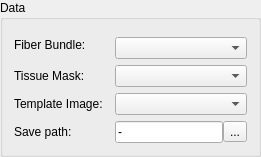
        <widget class="QGroupBox" name="groupBox_2">
         <property name="title">
          <string>Data</string>
         </property>
         <layout class="QGridLayout" name="gridLayout_10">
          <item row="4" column="2">
           <widget class="QFrame" name="frame_6">
            <property name="frameShape">
             <enum>QFrame::NoFrame</enum>
            </property>
            <property name="frameShadow">
             <enum>QFrame::Raised</enum>
            </property>
            <layout class="QGridLayout" name="gridLayout_20">
             <property name="leftMargin">
              <number>0</number>
             </property>
             <property name="topMargin">
              <number>0</number>
             </property>
             <property name="rightMargin">
              <number>0</number>
             </property>
             <property name="bottomMargin">
              <number>0</number>
             </property>
             <property name="spacing">
              <number>0</number>
             </property>
             <item row="0" column="0">
              <widget class="QLineEdit" name="m_SavePathEdit">
               <property name="text">
                <string>-</string>
               </property>
              </widget>
             </item>
             <item row="0" column="1">
              <widget class="QToolButton" name="m_OutputPathButton">
               <property name="text">
                <string>...</string>
               </property>
              </widget>
             </item>
            </layout>
           </widget>
          </item>
          <item row="2" column="2">
           <widget class="QmitkDataStorageComboBoxWithSelectNone" name="m_MaskComboBox">
            <property name="toolTip">
             <string>&lt;html&gt;&lt;head/&gt;&lt;body&gt;&lt;p&gt;Select a binary image to define the area of signal generation. Outside of the mask image only noise will be actively generated.&lt;/p&gt;&lt;/body&gt;&lt;/html&gt;</string>
            </property>
            <property name="sizeAdjustPolicy">
             <enum>QComboBox::AdjustToMinimumContentsLength</enum>
            </property>
           </widget>
          </item>
          <item row="0" column="0" rowspan="2" colspan="2">
           <widget class="QLabel" name="m_TensorsToDWIBValueLabel_16">
            <property name="toolTip">
             <string/>
            </property>
            <property name="statusTip">
             <string/>
            </property>
            <property name="whatsThis">
             <string/>
            </property>
            <property name="text">
             <string>Fiber Bundle:</string>
            </property>
            <property name="wordWrap">
             <bool>false</bool>
            </property>
           </widget>
          </item>
          <item row="4" column="0">
           <widget class="QLabel" name="m_TensorsToDWIBValueLabel_10">
            <property name="toolTip">
             <string/>
            </property>
            <property name="statusTip">
             <string/>
            </property>
            <property name="whatsThis">
             <string/>
            </property>
            <property name="text">
             <string>Save path:</string>
            </property>
            <property name="wordWrap">
             <bool>false</bool>
            </property>
           </widget>
          </item>
          <item row="2" column="0">
           <widget class="QLabel" name="m_TensorsToDWIBValueLabel_3">
            <property name="toolTip">
             <string/>
            </property>
            <property name="statusTip">
             <string/>
            </property>
            <property name="whatsThis">
             <string/>
            </property>
            <property name="text">
             <string>Tissue Mask:</string>
            </property>
            <property name="wordWrap">
             <bool>false</bool>
            </property>
           </widget>
          </item>
          <item row="1" column="2">
           <widget class="QmitkDataStorageComboBoxWithSelectNone" name="m_FiberBundleComboBox">
            <property name="toolTip">
             <string>&lt;html&gt;&lt;head/&gt;&lt;body&gt;&lt;p&gt;Select a fiber bundle to generate the white matter signal from. You can either use the fiber definition tab to manually define an input fiber bundle or you can also use any existing bundle, e.g. yielded by a tractography algorithm.&lt;/p&gt;&lt;/body&gt;&lt;/html&gt;</string>
            </property>
            <property name="sizeAdjustPolicy">
             <enum>QComboBox::AdjustToMinimumContentsLength</enum>
            </property>
           </widget>
          </item>
          <item row="3" column="0">
           <widget class="QLabel" name="m_TensorsToDWIBValueLabel_11">
            <property name="toolTip">
             <string/>
            </property>
            <property name="statusTip">
             <string/>
            </property>
            <property name="whatsThis">
             <string/>
            </property>
            <property name="text">
             <string>Template Image:</string>
            </property>
            <property name="wordWrap">
             <bool>false</bool>
            </property>
           </widget>
          </item>
          <item row="3" column="2">
           <widget class="QmitkDataStorageComboBoxWithSelectNone" name="m_TemplateComboBox">
            <property name="toolTip">
             <string>&lt;html&gt;&lt;head/&gt;&lt;body&gt;&lt;p&gt;The parameters for the simulation (e.g. spacing, size, diffuison-weighted gradients, b-value) are adopted from this image.&lt;/p&gt;&lt;/body&gt;&lt;/html&gt;</string>
            </property>
            <property name="sizeAdjustPolicy">
             <enum>QComboBox::AdjustToMinimumContentsLength</enum>
            </property>
           </widget>
          </item>
         </layout>
        </widget>
